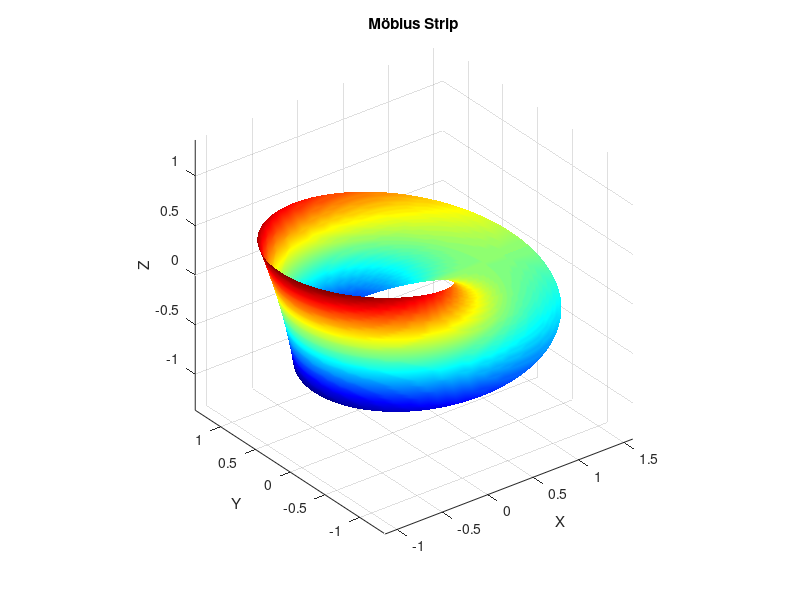

Write MATLAB code to recreate this figure.
% Parameters for the Möbius strip
clear;
u = linspace(0, 2*pi, 100); 
v = linspace(-0.5, 0.5, 50); 

%test
a= 2;

[U, V] = meshgrid(u, v); 

% Mobius strip parameterization
x = (1 + V.*cos(U/a)).*cos(U);
y = (1 + V.*cos(U/a)).*sin(U);
z = V.*sin(U/a);

% Plot the Mobius strip
surf(x, y, z);
colormap('jet'); 
shading interp; 
axis equal; 
xlabel('X');
ylabel('Y');
zlabel('Z');
title('Möbius Strip');
